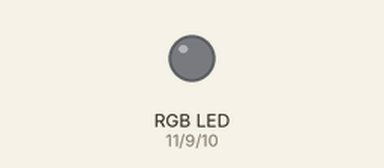
Simulated run of this sketch. Board: Arduino Uno, built with avr-gcc and run on an emulated ATmega328P. Shown: an RGB LED mixed from three pins (HIGH = lit). Dim RGB values are drawn brighter than linear.

Above: at 0.15 s.
At 20.02 s:
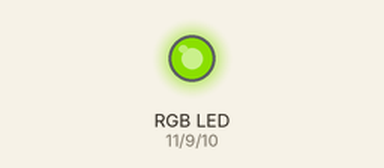
Timing chart, 0 to 19.9 s (numbered marks = the images above):
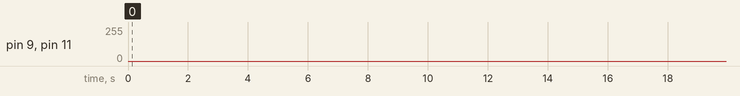

The sketch:

sketch_opdracht_5.ino
```cpp
/*
   Luuk Witters
   RGB alle mogelijke kleuren laten zien
*/

//Leds defineren en aan poort koppelen
static int Ledred = 11;
static int Ledblue = 10;
static int Ledgreen = 9;

void setup() {
  pinMode(Ledred, OUTPUT);
  pinMode(Ledblue, OUTPUT);
  pinMode(Ledgreen, OUTPUT);

  //Starten met het rode lampje aan
  digitalWrite(Ledred, HIGH);  //Red LED ON
  digitalWrite(Ledblue, LOW);  //Blue LED OFF
  digitalWrite(Ledgreen, LOW); //Green LED OFF
}

//variabelen voor de kleuren benoemen
int r;
int g;
int b;

void loop() {
  //Begin met waarde r op 250
  r = 255;
  g = 0;
  b = 0;

  //Variabele c blijft groter worden totdat alle 255 kleuren gedaan zijn
  for (int c = 0; c < 255; c++) {
    //Elke keer als variabele c omhoog gaat gaat de waarde van r omlaag en g omhoog
    r = r - 1;
    g = g + 1;

    //geef Ledgreen en Ledred de waarde van g en r
    analogWrite(Ledred, r);
    analogWrite(Ledgreen, g);
    //hele korte delay zodat de kleuren verloop iets soepeler is
    delay(5);
  }
  /*
     In de code hieronder wordt hetzelfde als hierboven gedaan, maar dan voor de groene en blauwe kleuren
  */
  r = 0;
  g = 255;
  b = 0;

  for (int c = 0; c < 255; c++) {
    g = g - 1;
    b = b + 1;

    analogWrite(Ledgreen, g);
    analogWrite(Ledblue, b);

    delay(5);
  }

  r = 0;
  g = 0;
  b = 255;


  for (int c = 0; c < 255; c++) {
    b = b - 1;
    r = r + 1;

    analogWrite(Ledblue, b);
    analogWrite(Ledred, r);

    delay(5);
  }
}
```
